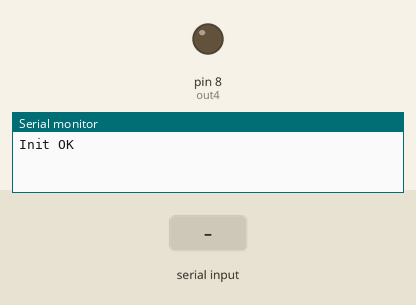
Bench run of a sketch on a simulated Arduino Uno, built with avr-gcc and run on an emulated ATmega328P. On the bench: output pins drawn as LEDs (lit = HIGH), the last lines printed to the serial monitor. The test bench sets the inputs (shaded band).

Above: at 1.2 s.
1.3 s: "90,45\n" received over Serial
At 1.8 s:
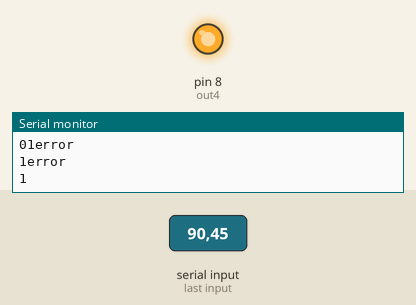
2.8 s: "4\n" received over Serial
At 4.0 s:
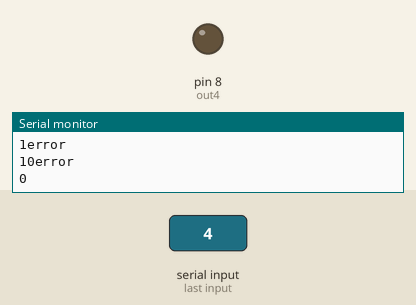
Timing chart, 0 to 5.8 s (numbered marks = the images above; inputs shaded):
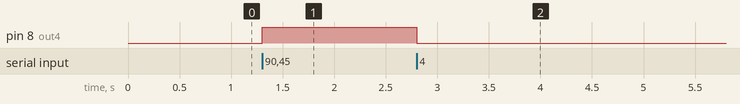

Measured:
- after the input at 1.3 s, pin 8 (out4): LOW → HIGH at once
- after the input at 2.8 s, pin 8 (out4): HIGH → LOW at once

The sketch:

arduino-relay.ino
```cpp
// Define constants and variables
const int out1 = 5; // define Arduino pin connected to relay 1
const int out2 = 6; // define Arduino pin connected to relay 2
const int out3 = 7; // define Arduino pin connected to relay 3
const int out4 = 8; // define Arduino pin connected to relay 4

int status1, status2, status3, status4;
int message = 0;

void setup() {
  pinMode(out4, OUTPUT); // initialize the digital pin as an output
  status4 = 0;
  Serial.begin(9600);    // Serial Port initialization

  Serial.println("Init OK");

}


// enable or disable a relay (1 to 4)
void setRelay(int relay, int value)
{
  if (relay > 0 && relay < 5) digitalWrite((relay + 4), value);
}

void loop() {
  if (Serial.available())  {
    message = Serial.read() - '0'; // on soustrait le caractère 0, qui vaut 48 en ASCII

    switch (message) {
      case 4:
        if (status4 == 0) {
          setRelay(4, 1);
          status4 = 1;
        } else {
          setRelay(4, 0);
          status4 = 0;
        }
        break;
      default:
        Serial.println("error");
        break;
    }
  Serial.print(status4);
  }

}
```
